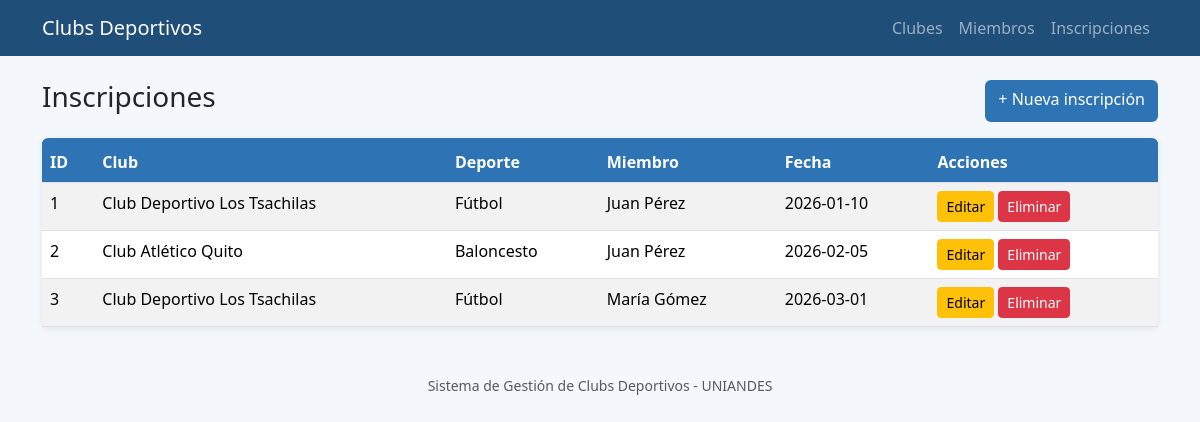
Screenshot of /inscripciones/index.php with the database file from the repository.
### tables this page shows
CREATE TABLE `inscripciones` (
  `inscripcion_id` int NOT NULL AUTO_INCREMENT,
  `club_id` int NOT NULL,
  `miembro_id` int NOT NULL,
  `fecha_inscripcion` date NOT NULL,
  PRIMARY KEY (`inscripcion_id`),
  UNIQUE KEY `club_id` (`club_id`,`miembro_id`),
  KEY `miembro_id` (`miembro_id`),
  CONSTRAINT `inscripciones_ibfk_1` FOREIGN KEY (`club_id`) REFERENCES `clubes` (`club_id`) ON DELETE CASCADE,
  CONSTRAINT `inscripciones_ibfk_2` FOREIGN KEY (`miembro_id`) REFERENCES `miembros` (`miembro_id`) ON DELETE CASCADE
);

CREATE TABLE `clubes` (
  `club_id` int NOT NULL AUTO_INCREMENT,
  `nombre` varchar(100) NOT NULL,
  `deporte` varchar(50) NOT NULL,
  `ubicacion` varchar(150) DEFAULT NULL,
  `fecha_fundacion` date DEFAULT NULL,
  PRIMARY KEY (`club_id`)
);

CREATE TABLE `miembros` (
  `miembro_id` int NOT NULL AUTO_INCREMENT,
  `nombre` varchar(80) NOT NULL,
  `apellido` varchar(80) NOT NULL,
  `email` varchar(100) DEFAULT NULL,
  `telefono` varchar(20) DEFAULT NULL,
  PRIMARY KEY (`miembro_id`)
);

### config/conexion.php (called while the page is built, shortened)
<?php
function e($texto) {
    return htmlspecialchars($texto ?? '');
}

### inscripciones/index.php (the view, shortened to what this page needs)
<?php
include '../includes/header.php';
$sql = "SELECT i.inscripcion_id, c.nombre AS club, c.deporte, m.nombre, m.apellido, i.fecha_inscripcion
        FROM inscripciones i
        JOIN clubes c ON c.club_id = i.club_id
        JOIN miembros m ON m.miembro_id = i.miembro_id
        ORDER BY i.inscripcion_id";
$lista = $pdo->query($sql)->fetchAll();
?>
<div class="d-flex justify-content-between mb-3">
  <h3>Inscripciones</h3>
  <a href="form.php" class="btn btn-azul">+ Nueva inscripción</a>
</div>
<div class="card tarjeta"><div class="table-responsive">
<table class="table table-striped mb-0">
  <thead class="tabla-cabecera"><tr>
    <th>ID</th><th>Club</th><th>Deporte</th><th>Miembro</th><th>Fecha</th><th>Acciones</th>
  </tr></thead>
  <tbody>
  <?php foreach ($lista as $i): ?>
    <tr>
      <td><?= $i['inscripcion_id'] ?></td>
      <td><?= e($i['club']) ?></td>
      <td><?= e($i['deporte']) ?></td>
      <td><?= e($i['nombre'] . ' ' . $i['apellido']) ?></td>
      <td><?= e($i['fecha_inscripcion']) ?></td>
      <td>
        <a href="form.php?id=<?= $i['inscripcion_id'] ?>" class="btn btn-sm btn-warning">Editar</a>
        <form method="post" class="d-inline" onsubmit="return confirm('¿Eliminar esta inscripción?');">
          <button name="eliminar" value="<?= $i['inscripcion_id'] ?>" class="btn btn-sm btn-danger">Eliminar</button>
        </form>
      </td>
    </tr>
  <?php endforeach; ?>
  </tbody>
</table></div></div>
<?php include '../includes/footer.php'; ?>

### includes/header.php (shortened to what this page needs)
<?php
require_once __DIR__ . '/../config/conexion.php';
?>
<!DOCTYPE html>
<html lang="es">
<head>
  <link href="https://cdn.jsdelivr.net/npm/bootstrap@5.3.3/dist/css/bootstrap.min.css" rel="stylesheet">
</head>
<body>
<nav class="navbar navbar-expand-md navbar-dark mb-4">
  <div class="container">
    <a class="navbar-brand" href="<?= BASE ?>/index.php">Clubs Deportivos</a>
    <div class="navbar-nav">
      <a class="nav-link" href="<?= BASE ?>/clubes/index.php">Clubes</a>
      <a class="nav-link" href="<?= BASE ?>/miembros/index.php">Miembros</a>
      <a class="nav-link" href="<?= BASE ?>/inscripciones/index.php">Inscripciones</a>
    </div>
  </div>
</nav>
<div class="container">

### includes/footer.php
</div>
<footer class="text-center text-muted mt-5 mb-3 small">Sistema de Gestión de Clubs Deportivos - UNIANDES</footer>
</body>
</html>

### includes/header.php (style rules this page uses)
body { background: #f4f7fb; }
.navbar { background: #1F4E79; }
.tabla-cabecera th { background: #2E74B5; color: #fff; }
.tarjeta { border: 0; border-top: 4px solid #2E74B5; box-shadow: 0 2px 8px rgba(0,0,0,.08); }
.btn-azul { background: #2E74B5; color: #fff; }

### rows the page displays
inscripciones: inscripcion_id "1", club.nombre "Club Deportivo Los Tsachilas", club.deporte "Fútbol", miembro.apellido "Juan Pérez", fecha_inscripcion "2026-01-10"
inscripciones: inscripcion_id "2", club.nombre "Club Atlético Quito", club.deporte "Baloncesto", miembro.apellido "Juan Pérez", fecha_inscripcion "2026-02-05"
inscripciones: inscripcion_id "3", club.nombre "Club Deportivo Los Tsachilas", club.deporte "Fútbol", miembro.apellido "María Gómez", fecha_inscripcion "2026-03-01"
